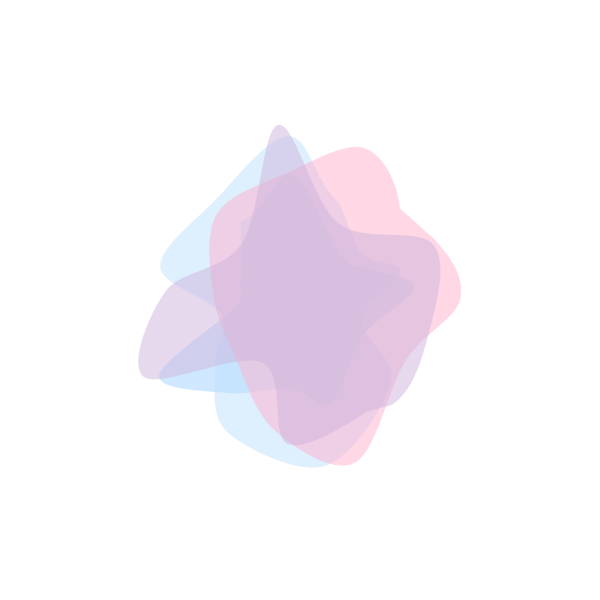
Frame 1 (no input)
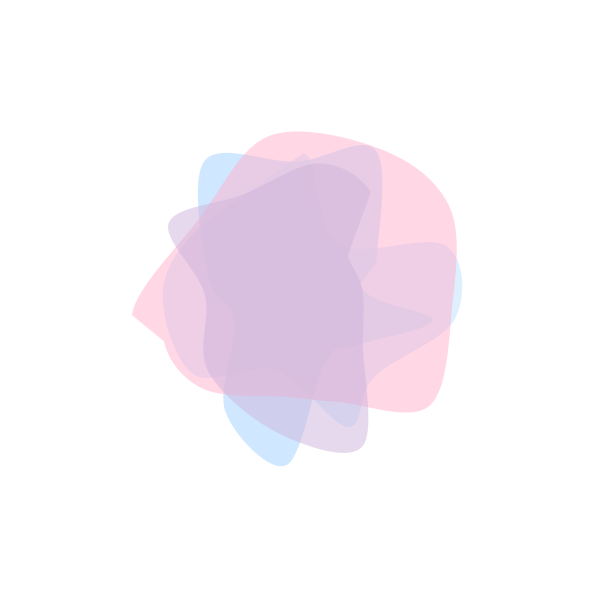
Frame 2 (the mouse pressed at the canvas centre, redrawn once)

The Processing sketch that drew these frames (run headless with seeded random() and noise(); the mouse was pressed at the canvas centre and the sketch redrawn once):

// Processing sketch: image_text_iteration_6
// ── image_text_iteration_6.pde
// Define the colors with an alpha value for transparency
color[] colors = {
  color(162, 210, 255, 128), // Slightly transparent
  color(189, 224, 254, 128),
  color(255, 175, 204, 128),
  color(205, 180, 219, 128)
};

void setup() {
  size(600, 600); // Increased canvas size
  noLoop();
  noStroke();
  smooth();
}

void draw() {
  background(255); // White background

  for (int i = 0; i < colors.length; i++) {
    fill(colors[i]);
    
    // Start the shape
    beginShape();
    float startAngle = random(TWO_PI);
    float endAngle = startAngle + TWO_PI;
    float angle = startAngle;
    float minRadius = width * 0.1;
    float maxRadius = width * 0.3;
    // Smooth the shape's curve by adding points before and after
    float x0 = width / 2 + cos(startAngle - random(PI/8, PI/4)) * random(minRadius, maxRadius);
    float y0 = height / 2 + sin(startAngle - random(PI/8, PI/4)) * random(minRadius, maxRadius);
    curveVertex(x0, y0);
    
    // Create vertices for the shape
    while(angle < endAngle) {
      float radius = random(minRadius, maxRadius);
      float x = width / 2 + cos(angle) * radius;
      float y = height / 2 + sin(angle) * radius;
      curveVertex(x, y);
      // Increase the angle by a random step size each time
      angle += random(PI/8, PI/4);
    }

    // Smooth the shape's curve by adding points before and after
    float x1 = width / 2 + cos(endAngle + random(PI/8, PI/4)) * random(minRadius, maxRadius);
    float y1 = height / 2 + sin(endAngle + random(PI/8, PI/4)) * random(minRadius, maxRadius);
    curveVertex(x1, y1);

    // End the shape
    endShape(CLOSE);
  }
  
  save("iteration_6.jpg");
}
